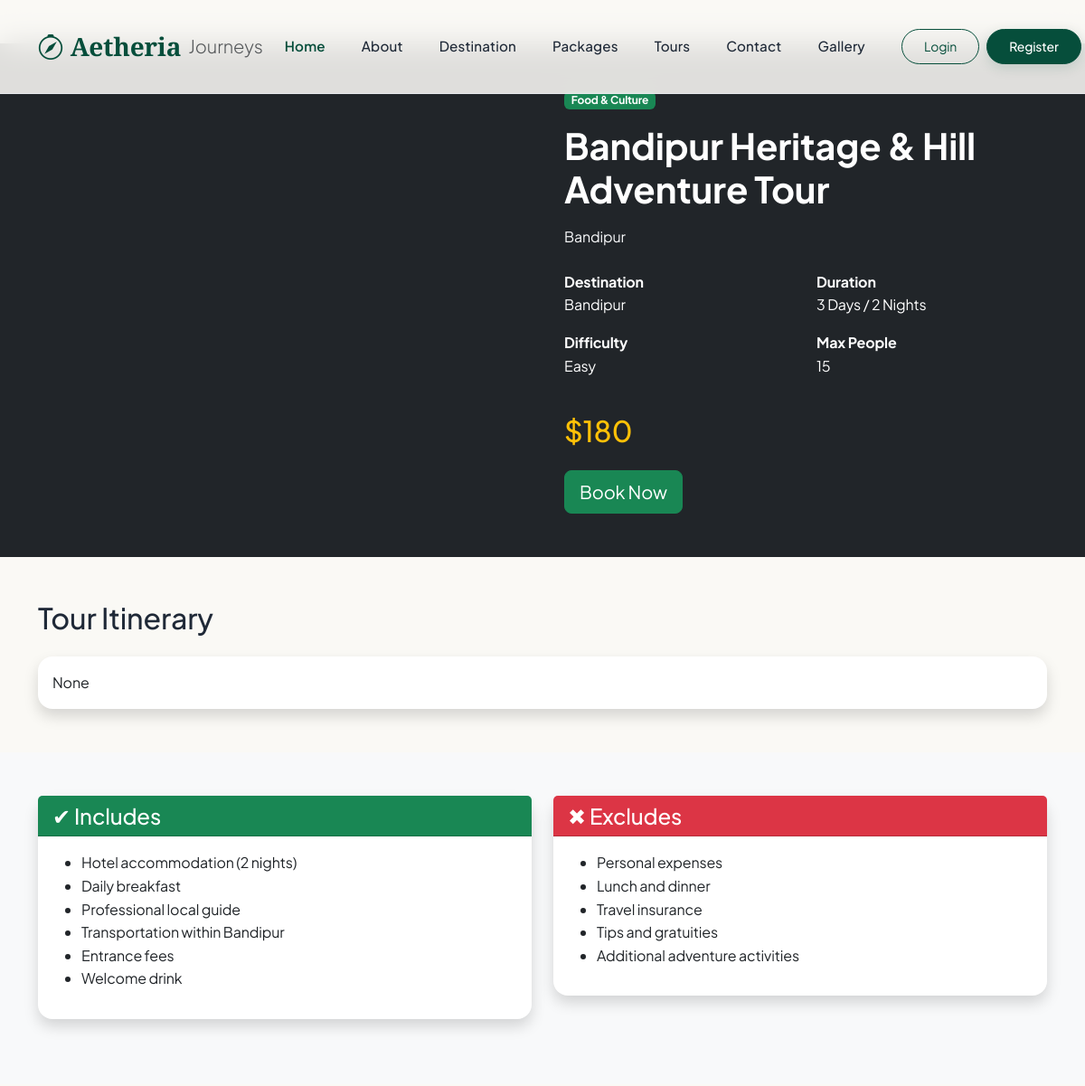
/tour_detail/1/ (upper part), run on an earlier commit of the app's database.
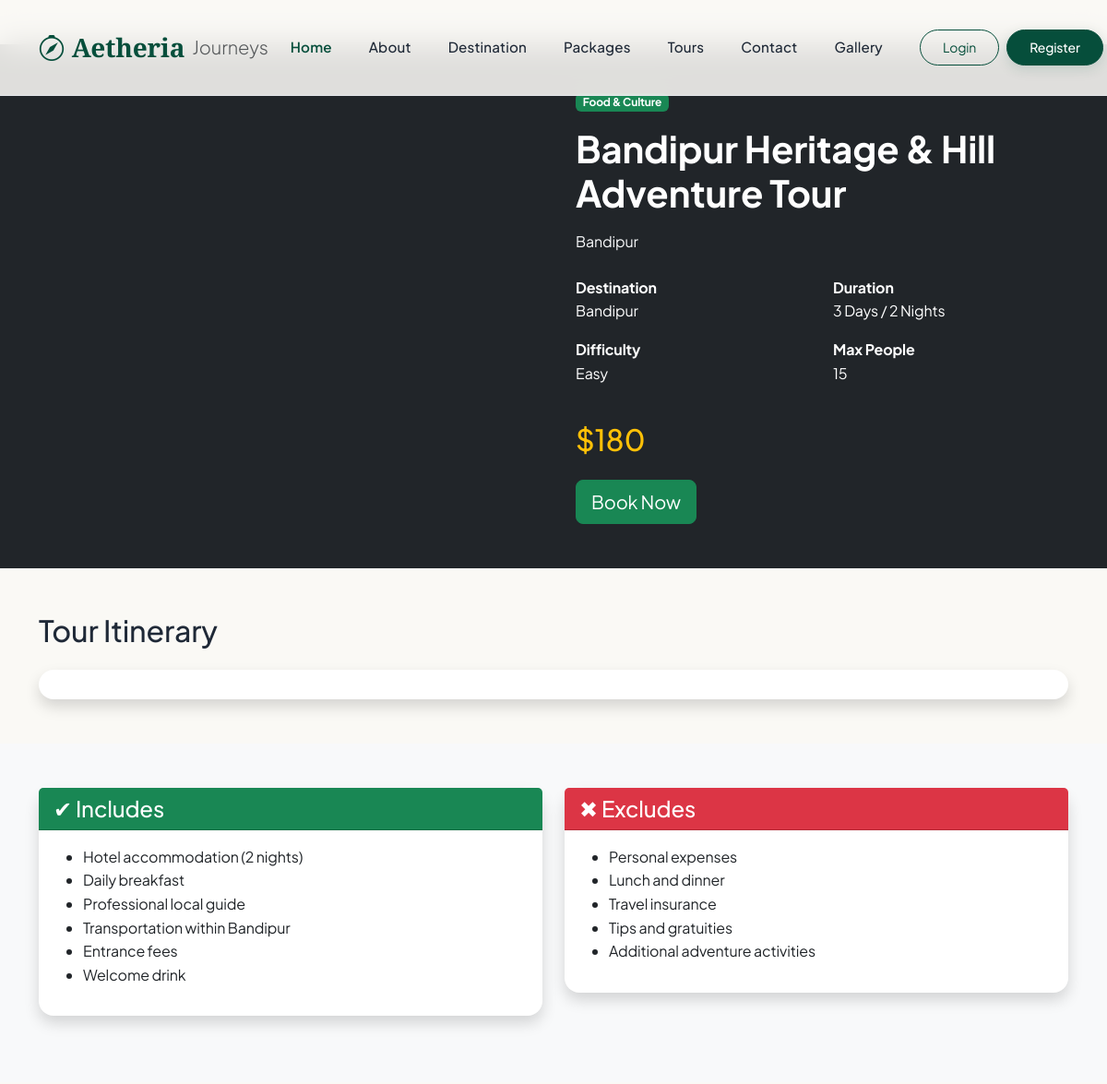
And on a later commit of the database.
### adminpage/models.py (models this page shows, shortened)
class Tour(models.Model):
    name = models.CharField(max_length=100)
    start_date = models.DateField()
    duration = models.CharField(max_length=50, blank=True, null=True)
    package = models.ForeignKey(Package, on_delete=models.CASCADE, null=True,blank=True)
    bookings = models.ManyToManyField(Booking, related_name="tours")
    created_at = models.DateTimeField(auto_now_add=True, blank=True, null=True)
    updated_at = models.DateTimeField(auto_now=True)

class Package(models.Model):
    title = models.CharField(max_length=230)
    destination= models.ForeignKey(Destination,on_delete=models.CASCADE)
    duration = models.CharField(max_length=30)
    difficulty = models.CharField(max_length=30)
    price = models.IntegerField()
    max_people = models.IntegerField()
    itinerary = CKEditor5Field("Itinerary", config_name="default", blank=True, null=True)
    includes = CKEditor5Field("Includes", config_name="default")
    excludes = CKEditor5Field("Excludes", config_name="default")
    featured_image = models.FileField(upload_to="packages/")

class Destination(models.Model):
    name = models.CharField(max_length=100)
    description = CKEditor5Field("Description", config_name="default")
    category = models.ForeignKey(Category, on_delete=models.CASCADE)
    created_at = models.DateTimeField(auto_now_add=True)
    location = models.CharField(max_length=150)
    image = models.FileField(upload_to="destination/")
    best_time_to_visit = models.CharField(max_length=200)

class Category(models.Model):
    name = models.CharField(max_length=100)
    description = models.TextField()
    created_at = models.DateTimeField(auto_now_add=True)
    updated_at = models.DateTimeField(auto_now=True)

### userpage/views.py (the view)
# urls.py: path('tour_detail/<int:tour_id>/', tour_detail, name='tour_detail'),
def tour_detail(request, tour_id):
    tour = get_object_or_404(Tour, id=tour_id)
    context = {
        'tour': tour,
    }
    return render(request, 'userpage/tour_detail.html', context)

### userpage/templates/userpage/tour_detail.html (shortened to what this page needs)
{% extends 'userpage/base.html' %}
{% load static %}
{% block content %}
<section class="py-5 bg-dark text-white">
    <div class="container">
        <div class="row align-items-center g-5">
            <div class="col-lg-6">
            </div>
            <div class="col-lg-6">
                <span class="badge bg-success mb-3">
                    {{ tour.package.destination.category.name }}
                </span>
                <h1 class="fw-bold mb-3">
                    {{ tour.package.title }}
                </h1>
                <p class="text-light">
                    {{ tour.package.destination.description }}
                </p>
                <div class="row mt-4">
                    <div class="col-6 mb-3">
                        <strong> Destination</strong><br>
                        {{ tour.package.destination.name }}
                    </div>
                    <div class="col-6 mb-3">
                        <strong> Duration</strong><br>
                        {{ tour.package.duration }}
                    </div>
                    <div class="col-6 mb-3">
                        <strong> Difficulty</strong><br>
                        {{ tour.package.difficulty }}
                    </div>
                    <div class="col-6 mb-3">
                        <strong> Max People</strong><br>
                        {{ tour.package.max_people }}
                    </div>
                </div>
                <h2 class="text-warning mt-4">
                    ${{ tour.package.price }}
                </h2>
                <a href="#"
                   class="btn btn-success btn-lg mt-3">
                    Book Now
                </a>
            </div>
        </div>
    </div>
</section>
<section class="py-5">
    <div class="container">
        <h2 class="mb-4">Tour Itinerary</h2>
        <div class="card shadow border-0 rounded-4">
            <div class="card-body">
                {{ tour.package.itinerary|safe }}
            </div>
        </div>
    </div>
</section>
<section class="py-5 bg-light">
    <div class="container">
        <div class="row">
            <div class="col-lg-6">
                <div class="card border-0 shadow rounded-4 mb-4">
                    <div class="card-header bg-success text-white">
                        <h4 class="mb-0">
                            ✔ Includes
                        </h4>
                    </div>
                    <div class="card-body">
                        {{ tour.package.includes|safe }}
                    </div>
                </div>
            </div>
            <div class="col-lg-6">
                <div class="card border-0 shadow rounded-4">
                    <div class="card-header bg-danger text-white">
                        <h4 class="mb-0">
                            ✖ Excludes
                        </h4>
                    </div>
                    <div class="card-body">
                        {{ tour.package.excludes|safe }}
                    </div>
                </div>
            </div>
        </div>
    </div>
</section>
{% endblock %}

What changed in the data, as far as the page shows it:
changed through a linked row, Tour "Bandipur Heritage & Hill Adventure Tour": package.itinerary "None" → (not shown)
